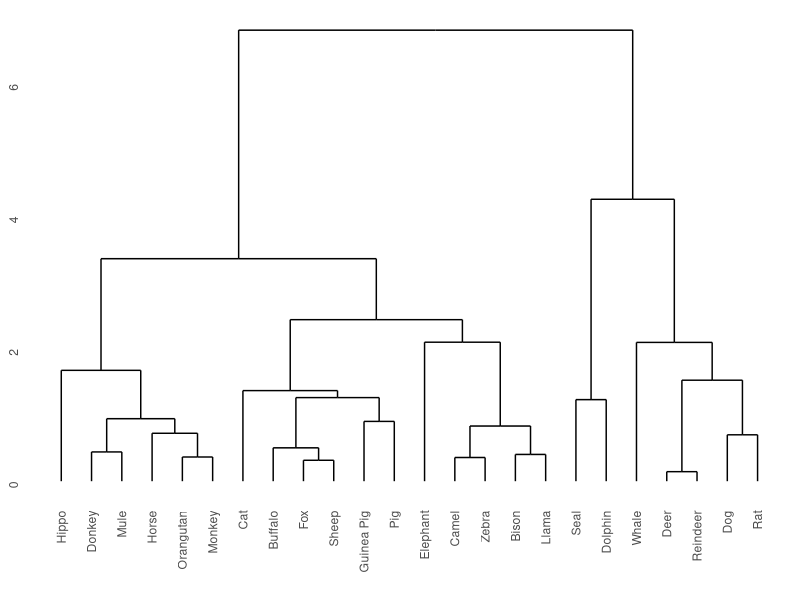
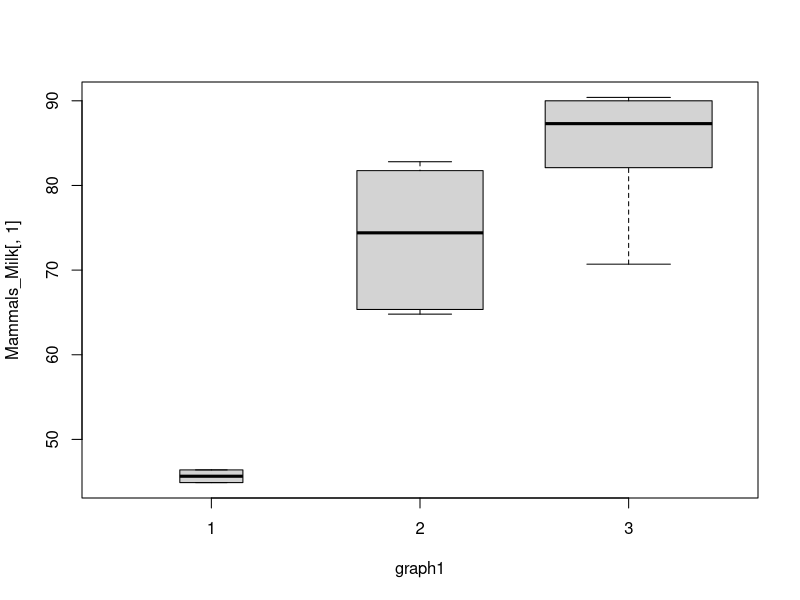
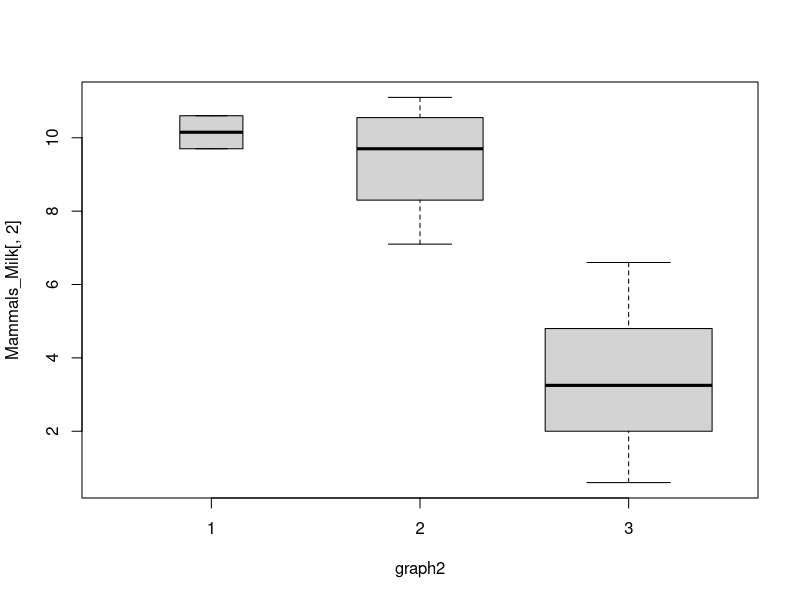
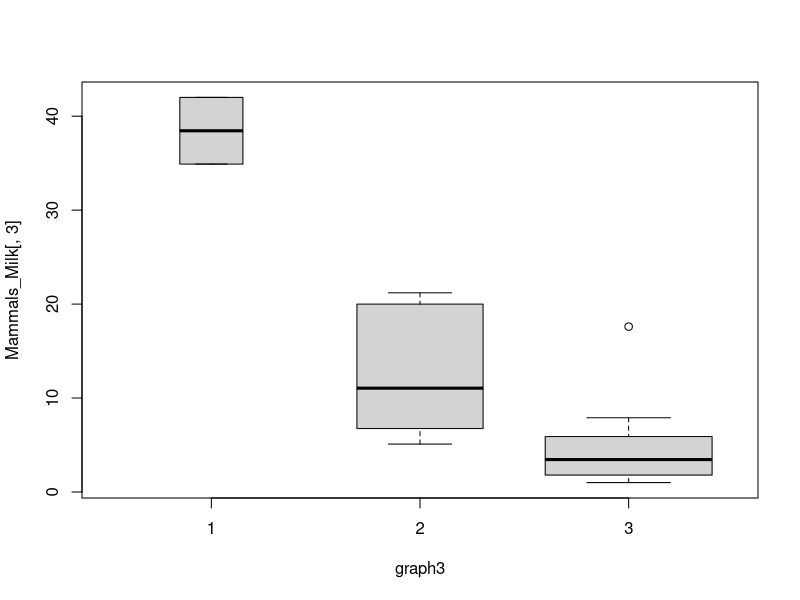
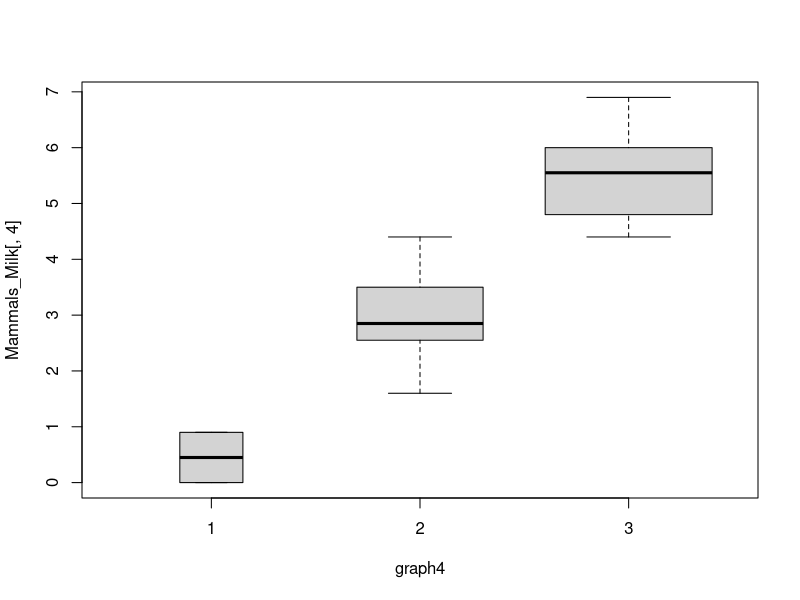
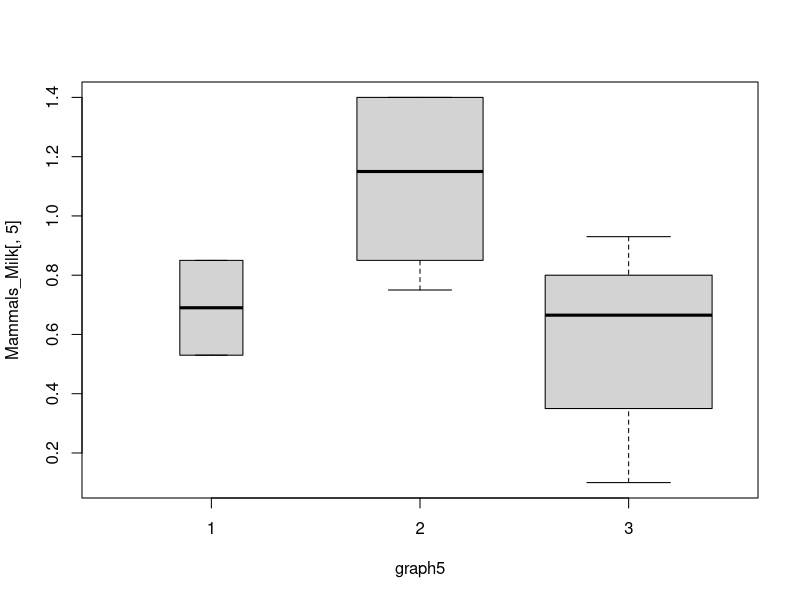
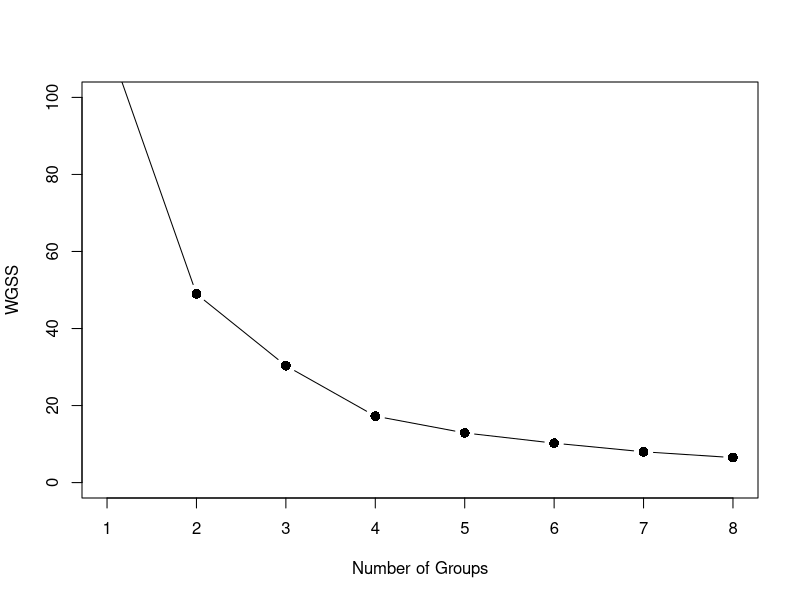

These figures' R source, in order:
## ---- chunk 1
knitr::opts_chunk$set(warning=FALSE, message=FALSE)
## ---- chunk 2
library(tidyverse)
Mammals_Milk<-read.csv("Milk_Composition.csv",header=T,row.names=1)
head(Mammals_Milk)
## ---- chunk 3
Mammals_Milk %>% summary()
## ---- chunk 4
Mammals_Milk_Std<-as.data.frame(round(scale(Mammals_Milk),2))
head(Mammals_Milk_Std)
resultMatrix <- apply(Mammals_Milk, 2, function(x) (x - mean(x)) / sd(x))
Mammals_Milk_Std<-cbind(Mammals_Milk_Std,resultMatrix) #rename

## ---- chunk 5

library(ggdendro)
dist_max <- dist(Mammals_Milk_Std[,6:10],method='euclidean')
ggdendrogram(hclust(dist_max),sub="",cex.lab=1.25,hang=-1,frame.plot=T)

## ---- chunk 6
set.seed(125)
#k3
MMilk_km_3 <- kmeans(Mammals_Milk_Std[,6:10],centers=3,nstart = 100)
Mammals_Milk$km_3<-MMilk_km_3$cluster
arrange(Mammals_Milk, .by_group = TRUE)
#df$assignment_k3 <- kmeansout_k4$cluster
#k4
MMilk_km_4<- kmeans(Mammals_Milk_Std[,6:10],centers=4,nstart = 100)
Mammals_Milk$km_4<-MMilk_km_4$cluster
arrange(Mammals_Milk, .by_group = TRUE)
#df$assignment_k4 <- kmeansout_k4$cluster

## ---- chunk 7
#k3
MMilk_Agg_K3<-Mammals_Milk %>% group_by(km_3) %>% summarize(count=n(),Mean_Water=mean(Water),Mean_Protein=mean(Protein),Mean_Fat=mean(Fat),Mean_Lactose=mean(Lactose),Mean_Ash=mean(Ash))
round(scale(MMilk_Agg_K3),2)
#k4
MMilk_Agg_K4<-Mammals_Milk %>% group_by(km_4) %>% summarize(count=n(),Mean_Water=mean(Water),Mean_Protein=mean(Protein),Mean_Fat=mean(Fat),Mean_Lactose=mean(Lactose),Mean_Ash=mean(Ash))
round(scale(MMilk_Agg_K4),2)
#Mammals_Milk_Std<-cbind(Mammals_Milk_Std,resultMatrix)

## ---- chunk 8

#library(ggplot2)

#install.packages("cowplot")
#require(cowplot)
#library(cowplot)
graph1 <- boxplot(Mammals_Milk[,1]~MMilk_km_3$cluster, xlab="graph1",varwidth=T)+geom_boxplot()
graph2 <- boxplot(Mammals_Milk[,2]~MMilk_km_3$cluster, xlab="graph2",varwidth=T)+geom_boxplot()
graph3 <- boxplot(Mammals_Milk[,3]~MMilk_km_3$cluster, xlab="graph3",varwidth=T)+geom_boxplot()
graph4 <- boxplot(Mammals_Milk[,4]~MMilk_km_3$cluster, xlab="graph4",varwidth=T)+geom_boxplot()
graph5 <- boxplot(Mammals_Milk[,5]~MMilk_km_3$cluster, xlab="graph5",varwidth=T)+geom_boxplot()

#plot_grid(graph1,graph2,graph3,graph4,graph5)

#plot_grid(graph1, graph2, graph3, graph4, graph5, labels = "AUTO")
## ---- chunk 9
wgss<-rep(0,8) 
for(i in 1:8){ 
  wgss[i]<-kmeans(Mammals_Milk_Std[,6:10],centers=i,nstart=50)$tot.withinss
  }
plot(c(1:8),wgss,type="b",pch=16,cex=1.3,ylim=c(0,100),xlab="Number of Groups",ylab="WGSS")

# The elbow of graph is at k=3.This fit the impression from dendrogram of Q2.
